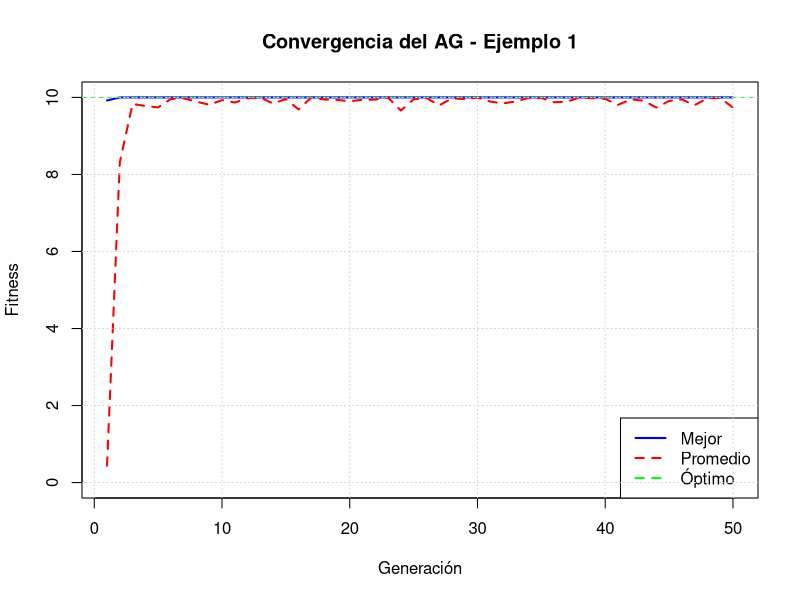
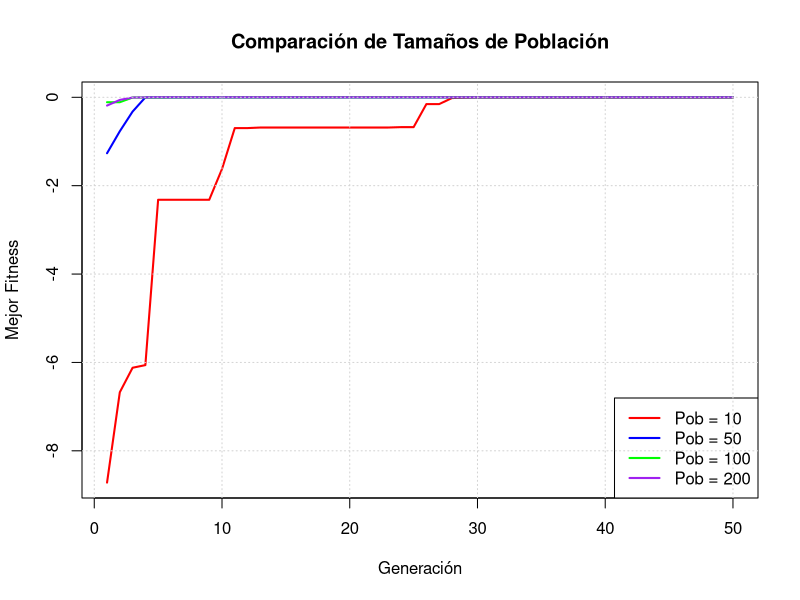

The R source for these figures, in order:
# ============================================
# MÓDULO 2: ALGORITMOS GENÉTICOS - BÁSICO
# ============================================
# Curso: PSO y Algoritmos Genéticos en R
# Nivel: PRINCIPIANTE
# Duración estimada: 3-4 horas

# ============================================
# TABLA DE CONTENIDOS
# ============================================
# 1. Introducción: Inspiración biológica
# 2. Componentes de un AG
# 3. Representación: Cromosomas y genes
# 4. Operadores genéticos
# 5. Implementación paso a paso
# 6. Tu primer AG completo
# 7. Visualización del proceso evolutivo
# 8. Ejercicios prácticos

# ============================================
# SECCIÓN 1: INSPIRACIÓN BIOLÓGICA
# ============================================

cat("\n🧬 ALGORITMOS GENÉTICOS: Imitando la Evolución Natural\n\n")

cat("LA EVOLUCIÓN EN LA NATURALEZA:\n")
cat("  🐘 Poblaciones de individuos (animales, plantas)\n")
cat("  🧬 Cada individuo tiene genes (ADN)\n")
cat("  🏆 Los más aptos sobreviven (selección natural)\n")
cat("  👶 Se reproducen y crean descendencia\n")
cat("  🎲 Mutaciones aleatorias crean variedad\n")
cat("  ⏰ Generación tras generación, mejora la especie\n\n")

cat("TRADUCCIÓN A ALGORITMOS:\n")
cat("  Individuos → Soluciones candidatas\n")
cat("  Genes → Variables del problema\n")
cat("  Aptitud (fitness) → Qué tan buena es la solución\n")
cat("  Selección → Elegir las mejores soluciones\n")
cat("  Cruce → Combinar soluciones para crear nuevas\n")
cat("  Mutación → Cambios aleatorios para explorar\n")
cat("  Generaciones → Iteraciones del algoritmo\n\n")

# ============================================
# SECCIÓN 2: COMPONENTES DE UN AG
# ============================================

cat("📦 COMPONENTES PRINCIPALES:\n\n")

# 2.1 POBLACIÓN
cat("1. POBLACIÓN:\n")
cat("   Conjunto de soluciones candidatas\n")
cat("   Ejemplo: 50 individuos (soluciones)\n\n")

# Ejemplo de población simple para función f(x) = x^2
# Representamos cada individuo como un número
poblacion_ejemplo <- c(2.5, 1.8, 3.2, 0.5, 4.1)
cat("   Población ejemplo:", poblacion_ejemplo, "\n\n")

# 2.2 FITNESS (APTITUD)
cat("2. FITNESS (APTITUD):\n")
cat("   Mide qué tan buena es una solución\n")
cat("   Mayor fitness = Mejor solución\n\n")

# Función de fitness: queremos minimizar x^2, así que fitness = 1/(1+x^2)
fitness_ejemplo <- function(x) {
  return(1 / (1 + x^2))
}

aptitudes <- sapply(poblacion_ejemplo, fitness_ejemplo)
cat("   Fitness de cada individuo:", round(aptitudes, 3), "\n")
cat("   Mejor individuo:", poblacion_ejemplo[which.max(aptitudes)], "\n\n")

# 2.3 SELECCIÓN
cat("3. SELECCIÓN:\n")
cat("   Elegir individuos para reproducción\n")
cat("   Los más aptos tienen mayor probabilidad\n\n")

# 2.4 CRUCE (CROSSOVER)
cat("4. CRUCE (CROSSOVER):\n")
cat("   Combinar dos padres para crear hijos\n")
cat("   Ejemplo: Padre1=[1,2,3], Padre2=[4,5,6]\n")
cat("            Hijo=[1,2,6] (toma genes de ambos)\n\n")

# 2.5 MUTACIÓN
cat("5. MUTACIÓN:\n")
cat("   Cambio aleatorio en un gen\n")
cat("   Mantiene diversidad en la población\n\n")

# ============================================
# SECCIÓN 3: REPRESENTACIÓN
# ============================================

cat("\n🧬 REPRESENTACIÓN: CROMOSOMAS Y GENES\n\n")

# 3.1 REPRESENTACIÓN BINARIA
cat("REPRESENTACIÓN BINARIA:\n")
cat("Cada variable se codifica como una cadena de 0s y 1s\n\n")

# Ejemplo: Codificar x en [0, 15] con 4 bits
binario_a_decimal <- function(cromosoma) {
  # cromosoma es un vector de 0s y 1s
  decimal <- sum(cromosoma * 2^((length(cromosoma)-1):0))
  return(decimal)
}

decimal_a_binario <- function(numero, n_bits = 4) {
  binario <- integer(n_bits)
  for (i in n_bits:1) {
    binario[i] <- numero %% 2
    numero <- numero %/% 2
  }
  return(rev(binario))
}

# Ejemplos
cromosoma1 <- c(1, 0, 1, 0)  # En binario: 1010
cat("Cromosoma binario:", cromosoma1, "\n")
cat("Valor decimal:", binario_a_decimal(cromosoma1), "\n\n")

numero <- 7
cat("Número decimal:", numero, "\n")
cat("En binario:", decimal_a_binario(numero), "\n\n")

# 3.2 REPRESENTACIÓN REAL
cat("REPRESENTACIÓN REAL:\n")
cat("Cada variable se representa directamente como un número real\n")
cat("Más natural para muchos problemas\n\n")

# Ejemplo: Optimizar f(x,y) = -(x^2 + y^2)
cromosoma_real <- c(2.5, -1.3)
cat("Cromosoma real (x,y):", cromosoma_real, "\n")
cat("f(x,y) =", -(cromosoma_real[1]^2 + cromosoma_real[2]^2), "\n\n")

# ============================================
# SECCIÓN 4: OPERADORES GENÉTICOS
# ============================================

cat("\n⚙️ OPERADORES GENÉTICOS EN DETALLE\n\n")

# 4.1 SELECCIÓN POR RULETA
cat("4.1 SELECCIÓN POR RULETA (Roulette Wheel):\n")
cat("Probabilidad de selección proporcional al fitness\n\n")

seleccion_ruleta <- function(poblacion, fitness_values) {
  # Normalizar fitness para que sumen 1 (probabilidades)
  probabilidades <- fitness_values / sum(fitness_values)

  # Ruleta: generar número aleatorio [0,1]
  r <- runif(1)

  # Seleccionar individuo
  suma_acumulada <- 0
  for (i in 1:length(poblacion)) {
    suma_acumulada <- suma_acumulada + probabilidades[i]
    if (r <= suma_acumulada) {
      return(poblacion[i])
    }
  }
  return(poblacion[length(poblacion)])
}

# Ejemplo
set.seed(42)
poblacion <- c(1, 2, 3, 4, 5)
fitness_vals <- c(0.1, 0.15, 0.25, 0.3, 0.2)
cat("Población:", poblacion, "\n")
cat("Fitness:", fitness_vals, "\n")
seleccionado <- seleccion_ruleta(poblacion, fitness_vals)
cat("Individuo seleccionado:", seleccionado, "\n\n")

# 4.2 SELECCIÓN POR TORNEO
cat("4.2 SELECCIÓN POR TORNEO:\n")
cat("Elegir k individuos al azar, seleccionar el mejor\n\n")

seleccion_torneo <- function(poblacion, fitness_values, k = 3) {
  # Elegir k individuos al azar
  indices <- sample(1:length(poblacion), k, replace = FALSE)

  # Encontrar el mejor entre ellos
  mejor_idx <- indices[which.max(fitness_values[indices])]

  return(poblacion[mejor_idx])
}

# Ejemplo
seleccionado_torneo <- seleccion_torneo(poblacion, fitness_vals, k = 3)
cat("Selección por torneo (k=3):", seleccionado_torneo, "\n\n")

# 4.3 CRUCE DE UN PUNTO
cat("4.3 CRUCE DE UN PUNTO:\n")
cat("Dividir en un punto, intercambiar segmentos\n\n")

cruce_un_punto <- function(padre1, padre2) {
  # Elegir punto de corte aleatorio
  n <- length(padre1)
  punto_corte <- sample(1:(n-1), 1)

  # Crear hijos
  hijo1 <- c(padre1[1:punto_corte], padre2[(punto_corte+1):n])
  hijo2 <- c(padre2[1:punto_corte], padre1[(punto_corte+1):n])

  return(list(hijo1 = hijo1, hijo2 = hijo2))
}

# Ejemplo con cromosomas binarios
padre1 <- c(1, 1, 0, 0, 1, 0)
padre2 <- c(0, 1, 1, 1, 0, 1)
cat("Padre 1:", padre1, "\n")
cat("Padre 2:", padre2, "\n")
hijos <- cruce_un_punto(padre1, padre2)
cat("Hijo 1: ", hijos$hijo1, "\n")
cat("Hijo 2: ", hijos$hijo2, "\n\n")

# 4.4 CRUCE ARITMÉTICO (para representación real)
cat("4.4 CRUCE ARITMÉTICO:\n")
cat("Para números reales: promedio ponderado\n\n")

cruce_aritmetico <- function(padre1, padre2, alpha = 0.5) {
  # alpha = 0.5 → promedio simple
  # alpha aleatorio → más variedad
  hijo1 <- alpha * padre1 + (1 - alpha) * padre2
  hijo2 <- (1 - alpha) * padre1 + alpha * padre2
  return(list(hijo1 = hijo1, hijo2 = hijo2))
}

# Ejemplo
padre1_real <- c(2.5, 3.7)
padre2_real <- c(1.2, 4.8)
cat("Padre 1:", padre1_real, "\n")
cat("Padre 2:", padre2_real, "\n")
hijos_real <- cruce_aritmetico(padre1_real, padre2_real, alpha = 0.5)
cat("Hijo 1: ", hijos_real$hijo1, "\n")
cat("Hijo 2: ", hijos_real$hijo2, "\n\n")

# 4.5 MUTACIÓN BINARIA
cat("4.5 MUTACIÓN BINARIA:\n")
cat("Invertir un bit aleatorio (0→1 o 1→0)\n\n")

mutacion_binaria <- function(cromosoma, prob_mutacion = 0.1) {
  for (i in 1:length(cromosoma)) {
    if (runif(1) < prob_mutacion) {
      cromosoma[i] <- 1 - cromosoma[i]  # Invertir bit
    }
  }
  return(cromosoma)
}

# Ejemplo
original <- c(1, 0, 1, 1, 0, 0, 1, 0)
cat("Original: ", original, "\n")
set.seed(123)
mutado <- mutacion_binaria(original, prob_mutacion = 0.3)
cat("Mutado:   ", mutado, "\n\n")

# 4.6 MUTACIÓN GAUSSIANA (para representación real)
cat("4.6 MUTACIÓN GAUSSIANA:\n")
cat("Añadir ruido gaussiano a los genes\n\n")

mutacion_gaussiana <- function(cromosoma, prob_mutacion = 0.1, sigma = 0.5) {
  for (i in 1:length(cromosoma)) {
    if (runif(1) < prob_mutacion) {
      cromosoma[i] <- cromosoma[i] + rnorm(1, mean = 0, sd = sigma)
    }
  }
  return(cromosoma)
}

# Ejemplo
original_real <- c(2.5, 3.7, 1.2)
cat("Original:", original_real, "\n")
set.seed(123)
mutado_real <- mutacion_gaussiana(original_real, prob_mutacion = 0.5, sigma = 0.3)
cat("Mutado:  ", round(mutado_real, 2), "\n\n")

# ============================================
# SECCIÓN 5: ALGORITMO GENÉTICO COMPLETO
# ============================================

cat("\n🚀 IMPLEMENTACIÓN COMPLETA DE UN AG DESDE CERO\n\n")

algoritmo_genetico <- function(funcion_fitness,
                               dimension,
                               limites = c(-10, 10),
                               tam_poblacion = 50,
                               n_generaciones = 100,
                               prob_cruce = 0.8,
                               prob_mutacion = 0.1,
                               elitismo = TRUE,
                               verbose = TRUE) {
  # =========================================
  # PARÁMETROS:
  # =========================================
  # funcion_fitness: función a MAXIMIZAR (mayor = mejor)
  # dimension: número de variables
  # limites: c(min, max) para cada variable
  # tam_poblacion: número de individuos
  # n_generaciones: iteraciones
  # prob_cruce: probabilidad de aplicar cruce
  # prob_mutacion: probabilidad de mutar cada gen
  # elitismo: mantener el mejor individuo
  # verbose: mostrar progreso

  # =========================================
  # INICIALIZACIÓN
  # =========================================
  # Crear población inicial aleatoria
  poblacion <- matrix(
    runif(tam_poblacion * dimension, limites[1], limites[2]),
    nrow = tam_poblacion,
    ncol = dimension
  )

  # Historial para análisis
  mejor_fitness_hist <- numeric(n_generaciones)
  fitness_promedio_hist <- numeric(n_generaciones)

  # Mejor solución global
  mejor_solucion_global <- NULL
  mejor_fitness_global <- -Inf

  # =========================================
  # EVOLUCIÓN
  # =========================================
  for (gen in 1:n_generaciones) {

    # 1. EVALUAR FITNESS de toda la población
    fitness <- apply(poblacion, 1, funcion_fitness)

    # 2. Guardar mejor de esta generación
    mejor_idx <- which.max(fitness)
    if (fitness[mejor_idx] > mejor_fitness_global) {
      mejor_fitness_global <- fitness[mejor_idx]
      mejor_solucion_global <- poblacion[mejor_idx, ]
    }

    # 3. Estadísticas
    mejor_fitness_hist[gen] <- mejor_fitness_global
    fitness_promedio_hist[gen] <- mean(fitness)

    if (verbose && gen %% 10 == 0) {
      cat(sprintf("Generación %d: Mejor fitness = %.4f, Promedio = %.4f\n",
                  gen, mejor_fitness_global, mean(fitness)))
    }

    # 4. SELECCIÓN: Crear nueva población
    nueva_poblacion <- matrix(0, nrow = tam_poblacion, ncol = dimension)

    # Elitismo: preservar el mejor
    idx_nueva_pob <- 1
    if (elitismo) {
      nueva_poblacion[1, ] <- poblacion[mejor_idx, ]
      idx_nueva_pob <- 2
    }

    # 5. REPRODUCCIÓN
    while (idx_nueva_pob <= tam_poblacion) {

      # Seleccionar dos padres (por torneo)
      padre1 <- poblacion[seleccion_torneo_idx(fitness, k = 3), ]
      padre2 <- poblacion[seleccion_torneo_idx(fitness, k = 3), ]

      # CRUCE
      if (runif(1) < prob_cruce) {
        # Cruce aritmético
        alpha <- runif(1)
        hijo1 <- alpha * padre1 + (1 - alpha) * padre2
        hijo2 <- (1 - alpha) * padre1 + alpha * padre2
      } else {
        # Sin cruce, copiar padres
        hijo1 <- padre1
        hijo2 <- padre2
      }

      # MUTACIÓN
      hijo1 <- mutacion_real(hijo1, prob_mutacion, limites)
      hijo2 <- mutacion_real(hijo2, prob_mutacion, limites)

      # Añadir a nueva población
      if (idx_nueva_pob <= tam_poblacion) {
        nueva_poblacion[idx_nueva_pob, ] <- hijo1
        idx_nueva_pob <- idx_nueva_pob + 1
      }
      if (idx_nueva_pob <= tam_poblacion) {
        nueva_poblacion[idx_nueva_pob, ] <- hijo2
        idx_nueva_pob <- idx_nueva_pob + 1
      }
    }

    # 6. REEMPLAZAR población vieja con nueva
    poblacion <- nueva_poblacion
  }

  # =========================================
  # RETORNAR RESULTADOS
  # =========================================
  return(list(
    mejor_solucion = mejor_solucion_global,
    mejor_fitness = mejor_fitness_global,
    historial_mejor = mejor_fitness_hist,
    historial_promedio = fitness_promedio_hist
  ))
}

# =========================================
# FUNCIONES AUXILIARES
# =========================================

seleccion_torneo_idx <- function(fitness, k = 3) {
  # Retorna el ÍNDICE del ganador del torneo
  indices <- sample(1:length(fitness), k, replace = FALSE)
  ganador_idx <- indices[which.max(fitness[indices])]
  return(ganador_idx)
}

mutacion_real <- function(cromosoma, prob_mutacion, limites) {
  # Mutación gaussiana con límites
  for (i in 1:length(cromosoma)) {
    if (runif(1) < prob_mutacion) {
      # Añadir ruido proporcional al rango
      rango <- limites[2] - limites[1]
      cromosoma[i] <- cromosoma[i] + rnorm(1, 0, rango * 0.1)

      # Mantener dentro de límites
      cromosoma[i] <- max(limites[1], min(limites[2], cromosoma[i]))
    }
  }
  return(cromosoma)
}

cat("✅ Algoritmo Genético implementado!\n\n")

# ============================================
# SECCIÓN 6: EJEMPLOS PRÁCTICOS
# ============================================

cat("\n📊 EJEMPLO 1: Maximizar función simple f(x) = -(x-5)^2 + 10\n\n")

# La función tiene su máximo en x=5, f(5)=10
funcion_ejemplo1 <- function(x) {
  return(-(x[1] - 5)^2 + 10)
}

cat("Ejecutando AG...\n")
resultado1 <- algoritmo_genetico(
  funcion_fitness = funcion_ejemplo1,
  dimension = 1,
  limites = c(0, 10),
  tam_poblacion = 30,
  n_generaciones = 50,
  prob_cruce = 0.8,
  prob_mutacion = 0.1,
  elitismo = TRUE,
  verbose = FALSE
)

cat("\n✅ RESULTADOS:\n")
cat("Mejor solución encontrada: x =", resultado1$mejor_solucion, "\n")
cat("Mejor fitness:", resultado1$mejor_fitness, "\n")
cat("Solución exacta: x = 5, f(5) = 10\n\n")

# Visualizar convergencia
plot(1:length(resultado1$historial_mejor),
     resultado1$historial_mejor,
     type = "l", col = "blue", lwd = 2,
     main = "Convergencia del AG - Ejemplo 1",
     xlab = "Generación", ylab = "Fitness",
     ylim = c(0, 10))
lines(1:length(resultado1$historial_promedio),
      resultado1$historial_promedio,
      col = "red", lwd = 2, lty = 2)
abline(h = 10, col = "green", lty = 2)
legend("bottomright",
       c("Mejor", "Promedio", "Óptimo"),
       col = c("blue", "red", "green"),
       lwd = 2, lty = c(1, 2, 2))
grid()

cat("\n📊 EJEMPLO 2: Función esférica en 2D\n\n")
cat("Minimizar f(x,y) = x^2 + y^2\n")
cat("Nota: Para minimizar, maximizamos -f(x,y)\n\n")

funcion_esfera_fitness <- function(x) {
  # Maximizar = minimizar x^2 + y^2
  # Entonces retornamos el negativo
  return(-(x[1]^2 + x[2]^2))
}

resultado2 <- algoritmo_genetico(
  funcion_fitness = funcion_esfera_fitness,
  dimension = 2,
  limites = c(-10, 10),
  tam_poblacion = 50,
  n_generaciones = 100,
  verbose = FALSE
)

cat("✅ RESULTADOS:\n")
cat("Mejor solución: (x, y) =", resultado2$mejor_solucion, "\n")
cat("f(x,y) =", -resultado2$mejor_fitness, "(valor minimizado)\n")
cat("Solución exacta: (0, 0), f(0,0) = 0\n\n")

# ============================================
# SECCIÓN 7: VISUALIZACIÓN AVANZADA
# ============================================

cat("\n🎨 VISUALIZACIÓN: Evolución de la población\n\n")

# Vamos a crear un AG con visualización paso a paso
# Para función 2D: f(x,y) = -(x^2 + y^2)

AG_con_visualizacion <- function(n_generaciones = 20) {

  # Configuración
  dimension <- 2
  tam_poblacion <- 30
  limites <- c(-5, 5)

  # Función fitness
  fitness_fn <- function(x) {
    return(-(x[1]^2 + x[2]^2))
  }

  # Población inicial
  poblacion <- matrix(
    runif(tam_poblacion * dimension, limites[1], limites[2]),
    nrow = tam_poblacion,
    ncol = dimension
  )

  # Configurar visualización
  par(mfrow = c(2, 2))

  for (gen in c(1, 5, 10, 20)) {

    # Evolucionar hasta la generación deseada
    while (gen > 1) {
      fitness <- apply(poblacion, 1, fitness_fn)
      nueva_poblacion <- matrix(0, nrow = tam_poblacion, ncol = dimension)

      for (i in 1:tam_poblacion) {
        padre1 <- poblacion[seleccion_torneo_idx(fitness, 3), ]
        padre2 <- poblacion[seleccion_torneo_idx(fitness, 3), ]

        if (runif(1) < 0.8) {
          alpha <- runif(1)
          hijo <- alpha * padre1 + (1 - alpha) * padre2
        } else {
          hijo <- padre1
        }

        hijo <- mutacion_real(hijo, 0.1, limites)
        nueva_poblacion[i, ] <- hijo
      }

      poblacion <- nueva_poblacion
      gen <- gen - 1
    }

    # Visualizar población actual
    plot(poblacion[, 1], poblacion[, 2],
         xlim = limites, ylim = limites,
         xlab = "x", ylab = "y",
         main = paste("Generación", gen),
         pch = 19, col = "blue")
    points(0, 0, col = "red", pch = 19, cex = 2)  # Óptimo
    grid()
  }

  par(mfrow = c(1, 1))
}

# Descomentar para ver la animación:
# AG_con_visualizacion(20)

cat("✅ Visualización lista. Descomenta el código para verla.\n\n")

# ============================================
# SECCIÓN 8: EJERCICIOS PRÁCTICOS
# ============================================

cat("\n✏️ EJERCICIOS PARA PRACTICAR:\n\n")

cat("EJERCICIO 1 (FÁCIL):\n")
cat("Usa el AG para maximizar f(x) = sin(x) * x en [0, 10]\n")
cat("Pista: El máximo está cerca de x ≈ 7.9\n\n")

# TU CÓDIGO AQUÍ:

cat("EJERCICIO 2 (FÁCIL):\n")
cat("Minimiza f(x,y) = (x-2)^2 + (y+3)^2\n")
cat("Recuerda: Para minimizar, maximiza el negativo\n")
cat("Pista: Mínimo en (2, -3)\n\n")

# TU CÓDIGO AQUÍ:

cat("EJERCICIO 3 (MEDIO):\n")
cat("Optimiza la función de Rosenbrock en 2D:\n")
cat("f(x,y) = 100*(y - x^2)^2 + (1 - x)^2\n")
cat("Mínimo en (1, 1), f(1,1) = 0\n\n")

# TU CÓDIGO AQUÍ:

cat("EJERCICIO 4 (MEDIO):\n")
cat("Experimenta con diferentes tamaños de población:\n")
cat("- Prueba con 10, 50, 100, 200 individuos\n")
cat("- Compara la velocidad de convergencia\n")
cat("- ¿Cuál es mejor?\n\n")

# TU CÓDIGO AQUÍ:

cat("EJERCICIO 5 (DIFÍCIL):\n")
cat("Implementa SELECCIÓN POR RULETA en lugar de torneo\n")
cat("Modifica la función algoritmo_genetico\n")
cat("Compara los resultados\n\n")

# TU CÓDIGO AQUÍ:

cat("EJERCICIO 6 (DIFÍCIL):\n")
cat("Función de Rastrigin (muchos óptimos locales!):\n")
cat("f(x,y) = 20 + x^2 + y^2 - 10*(cos(2*pi*x) + cos(2*pi*y))\n")
cat("Mínimo global en (0, 0)\n")
cat("¿Puede el AG encontrarlo?\n\n")

# TU CÓDIGO AQUÍ:

cat("EJERCICIO 7 (DIFÍCIL):\n")
cat("Problema del vendedor viajero (TSP) simple:\n")
cat("4 ciudades con distancias conocidas\n")
cat("Encuentra la ruta más corta que visita todas\n")
cat("Pista: Usa representación permutacional\n\n")

# TU CÓDIGO AQUÍ:

cat("EJERCICIO 8 (MUY DIFÍCIL):\n")
cat("Añade visualización en tiempo real al AG:\n")
cat("- Graficar la población en cada generación\n")
cat("- Crear una animación del proceso evolutivo\n")
cat("- Mostrar convergencia en tiempo real\n\n")

# TU CÓDIGO AQUÍ:

# ============================================
# SOLUCIONES A LOS EJERCICIOS
# ============================================

cat("\n", rep("=", 60), "\n")
cat("SOLUCIONES - ¡Intenta primero antes de mirar!\n")
cat(rep("=", 60), "\n\n")

# SOLUCIÓN EJERCICIO 1
cat("SOLUCIÓN EJERCICIO 1:\n")
fitness_ej1 <- function(x) {
  return(sin(x[1]) * x[1])
}

sol_ej1 <- algoritmo_genetico(
  funcion_fitness = fitness_ej1,
  dimension = 1,
  limites = c(0, 10),
  tam_poblacion = 40,
  n_generaciones = 50,
  verbose = FALSE
)

cat("Mejor x:", sol_ej1$mejor_solucion, "\n")
cat("Máximo:", sol_ej1$mejor_fitness, "\n\n")

# SOLUCIÓN EJERCICIO 2
cat("SOLUCIÓN EJERCICIO 2:\n")
fitness_ej2 <- function(x) {
  # Minimizar (x-2)^2 + (y+3)^2 → maximizar su negativo
  return(-((x[1] - 2)^2 + (x[2] + 3)^2))
}

sol_ej2 <- algoritmo_genetico(
  funcion_fitness = fitness_ej2,
  dimension = 2,
  limites = c(-10, 10),
  tam_poblacion = 50,
  n_generaciones = 80,
  verbose = FALSE
)

cat("Mejor (x, y):", sol_ej2$mejor_solucion, "\n")
cat("Valor minimizado:", -sol_ej2$mejor_fitness, "\n")
cat("Óptimo esperado: (2, -3), valor = 0\n\n")

# SOLUCIÓN EJERCICIO 3
cat("SOLUCIÓN EJERCICIO 3:\n")
fitness_ej3 <- function(x) {
  # Rosenbrock: minimizar
  rosenbrock_val <- 100*(x[2] - x[1]^2)^2 + (1 - x[1])^2
  return(-rosenbrock_val)
}

sol_ej3 <- algoritmo_genetico(
  funcion_fitness = fitness_ej3,
  dimension = 2,
  limites = c(-2, 2),
  tam_poblacion = 100,  # Más individuos para función difícil
  n_generaciones = 200,  # Más generaciones
  prob_mutacion = 0.15,  # Más exploración
  verbose = FALSE
)

cat("Mejor (x, y):", sol_ej3$mejor_solucion, "\n")
cat("Valor Rosenbrock:", -sol_ej3$mejor_fitness, "\n")
cat("Óptimo: (1, 1), valor = 0\n\n")

# SOLUCIÓN EJERCICIO 4
cat("SOLUCIÓN EJERCICIO 4:\n")
tamanios <- c(10, 50, 100, 200)
resultados_ej4 <- list()

for (tam in tamanios) {
  resultado <- algoritmo_genetico(
    funcion_fitness = fitness_ej2,
    dimension = 2,
    limites = c(-10, 10),
    tam_poblacion = tam,
    n_generaciones = 50,
    verbose = FALSE
  )
  resultados_ej4[[as.character(tam)]] <- resultado
  cat(sprintf("Población = %d: Fitness final = %.4f\n",
              tam, resultado$mejor_fitness))
}

# Comparar convergencia
plot(1:50, resultados_ej4[["10"]]$historial_mejor,
     type = "l", col = "red", lwd = 2,
     main = "Comparación de Tamaños de Población",
     xlab = "Generación", ylab = "Mejor Fitness")
lines(1:50, resultados_ej4[["50"]]$historial_mejor, col = "blue", lwd = 2)
lines(1:50, resultados_ej4[["100"]]$historial_mejor, col = "green", lwd = 2)
lines(1:50, resultados_ej4[["200"]]$historial_mejor, col = "purple", lwd = 2)
legend("bottomright",
       paste("Pob =", tamanios),
       col = c("red", "blue", "green", "purple"),
       lwd = 2)
grid()

cat("\n💡 Observación: Más individuos → mejor solución, pero más lento\n\n")

# SOLUCIÓN EJERCICIO 6
cat("SOLUCIÓN EJERCICIO 6:\n")
fitness_rastrigin <- function(x) {
  # Rastrigin: muy difícil!
  rastrigin_val <- 20 + x[1]^2 + x[2]^2 -
    10*(cos(2*pi*x[1]) + cos(2*pi*x[2]))
  return(-rastrigin_val)
}

sol_ej6 <- algoritmo_genetico(
  funcion_fitness = fitness_rastrigin,
  dimension = 2,
  limites = c(-5, 5),
  tam_poblacion = 100,
  n_generaciones = 200,
  prob_mutacion = 0.2,  # Alta mutación para explorar
  verbose = FALSE
)

cat("Mejor (x, y):", sol_ej6$mejor_solucion, "\n")
cat("Valor Rastrigin:", -sol_ej6$mejor_fitness, "\n")
cat("Óptimo: (0, 0), valor = 0\n")
cat("Nota: Esta función es MUY difícil. Incluso cerca del óptimo es un éxito!\n\n")

# ============================================
# RESUMEN DEL MÓDULO 2
# ============================================

cat("\n", rep("🎓", 30), "\n")
cat("RESUMEN DEL MÓDULO 2: ALGORITMOS GENÉTICOS BÁSICOS\n")
cat(rep("🎓", 30), "\n\n")

cat("✅ Has aprendido:\n")
cat("  1. Inspiración biológica de los AGs\n")
cat("  2. Componentes: población, fitness, selección, cruce, mutación\n")
cat("  3. Representación binaria vs real\n")
cat("  4. Operadores genéticos en detalle\n")
cat("  5. Implementación completa de un AG desde cero\n")
cat("  6. Aplicación a problemas de optimización\n")
cat("  7. Visualización del proceso evolutivo\n\n")

cat("🎯 Conceptos clave:\n")
cat("  • Los AGs imitan la evolución natural\n")
cat("  • Balance entre EXPLORACIÓN y EXPLOTACIÓN\n")
cat("  • Elitismo preserva las mejores soluciones\n")
cat("  • Mutación mantiene diversidad\n")
cat("  • Cruce combina buenas características\n\n")

cat("💡 Consejos prácticos:\n")
cat("  1. Población grande → mejor exploración, más lento\n")
cat("  2. Mutación alta → más exploración\n")
cat("  3. Mutación baja → más explotación\n")
cat("  4. Elitismo casi siempre ayuda\n")
cat("  5. Experimenta con parámetros!\n\n")

cat("🚀 Próximos pasos:\n")
cat("  1. Completa TODOS los ejercicios\n")
cat("  2. Experimenta con tus propias funciones\n")
cat("  3. Cuando domines esto, pasa al Módulo 3\n\n")

cat("➡️  Continúa con: modulo_3_geneticos_avanzado.R\n\n")
